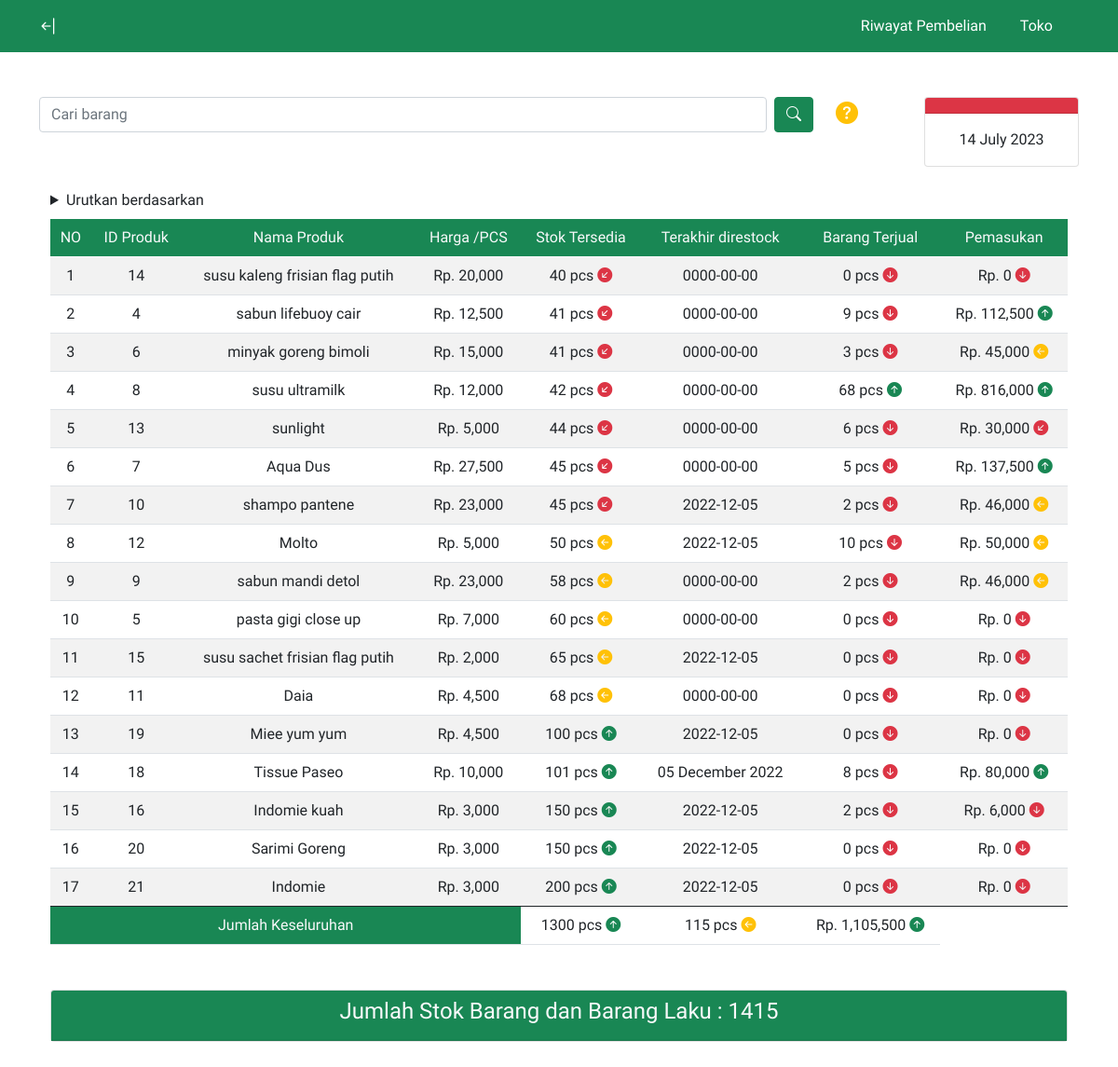
The app's page /toko.php with its own data.
### tables this page shows
CREATE TABLE `produk` (
  `id_produk` int(11) NOT NULL,
  `nama_produk` varchar(255) NOT NULL,
  `harga` int(100) NOT NULL,
  `stok` int(11) NOT NULL,
  `terakhir_direstok` varchar(50) NOT NULL,
  `barang_terjual` int(11) NOT NULL,
  `deskripsi` text NOT NULL,
  `foto` varchar(255) NOT NULL
);

### toko.php (the view, shortened to what this page needs)
<?php
include "koneksi.php";
include "header2.php";
?>
<div class="container mt-5">
    <div class="row mb-4 justify-content-center">
        <div class="col-md-9">
            <form class="d-flex ms-auto" action="" method="POST">
                <input class="form-control me-2" type="search" name="keyword" placeholder="Cari barang" aria-label="Search" autofocus>
                <button class="btn btn-success" type="submit" name="cari"><i class="bi bi-search"></i></button>
            </form>
        </div>
        <div class="col-md-1">
    <a data-bs-toggle="offcanvas" data-bs-target="#offcanvasWithBothOptions" aria-controls="offcanvasWithBothOptions" class="tombol-tanya text-warning fs-4" style="cursor:pointer;"><i class="bi bi-question-circle-fill"></i></a>
        </div>
        <div class="col-md-2">
            <?php
            $tanggal = date("d F Y");
            ?>
            <div class="card">
                <div class="card-header bg-danger"></div>
                <div class="card-body text-center">
                    <div class=""><?php echo $tanggal ?></div>
                </div>
            </div>
        </div>
    </div>
    <div class="container mt-2 mb-2">
        <details>
            <summary>Urutkan berdasarkan</summary>
        </details>
    </div>
    <div class="container">
        <table class="table text-center table-striped table-hover">
            <thead class="bg-success text-light">
                <tr>
                    <td>NO</td>
                    <td>ID Produk</td>
                    <td>Nama Produk</td>
                    <td>Harga /PCS</td>
                    <td>Stok Tersedia</td>
                    <td>Terakhir direstock</td>
                    <td>Barang Terjual</td>
                    <td>Pemasukan</td>
                </tr>
            </thead>
            <tbody>
                <?php
                $query = mysqli_query($conn, "SELECT * FROM produk ORDER BY stok ASC");
                $no = 0;
                while($data=mysqli_fetch_array($query)) {
                     $jum = mysqli_query($conn, "SELECT SUM(stok) AS stok FROM produk");
                     $tot = mysqli_fetch_array($jum);
                     $kes = $tot['stok'];
                    $id_produk = $data['id_produk'];
                    $jumlah_tr = mysqli_query($conn, "SELECT SUM(jumlah) AS jumlah_tr FROM transaksi WHERE id_produk='$id_produk'");
                    $total_tr = mysqli_fetch_array($jumlah_tr);
                    $jumlah_br = mysqli_query($conn, "SELECT SUM(jumlah) AS jumlah_br FROM barang WHERE id_produk='$id_produk'");
                    $total_br = mysqli_fetch_array($jumlah_br);
                    $total_br = $total_br['jumlah_br'];
                    $total_tr = $total_tr['jumlah_tr'];
                    $final = $total_br + $total_tr;
                    $jumlah_total = mysqli_query($conn, "SELECT SUM(jumlah) AS jumlah_total1 FROM transaksi");
                    $total_keseluruhan_a = mysqli_fetch_array($jumlah_total);
                    $jumlah_total = mysqli_query($conn, "SELECT SUM(jumlah) AS jumlah_total2 FROM barang");
                    $total_keseluruhan_b = mysqli_fetch_array($jumlah_total);
                    $final_ks = $total_keseluruhan_a['jumlah_total1'] + $total_keseluruhan_b['jumlah_total2'];
                    $jumlah2 = mysqli_query($conn, "SELECT SUM(total) AS total FROM transaksi WHERE id_produk='$id_produk'");
                    $jumlah3 = mysqli_query($conn, "SELECT SUM(total) AS totall FROM barang WHERE id_produk='$id_produk'");
                    $total2 = mysqli_fetch_array($jumlah2);
                    $total3 = mysqli_fetch_array($jumlah3);
                    $total_akhir = $total2['total'] + $total3['totall'];
                    $jumlah_total2 = mysqli_query($conn, "SELECT SUM(total_kes) AS pemasukan FROM transaksi");
                    $total_keseluruhan2 = mysqli_fetch_array($jumlah_total2);
                    $keseluruhan2 = $total_keseluruhan2['pemasukan'];
                    $no++
                ?>
                <tr>
                    <td><?php echo $no ?></td>
                    <td><?php echo $data['id_produk'] ?></td>
                    <td><?php echo $data['nama_produk'] ?></td>
                    <td>Rp. <?php echo number_format($data['harga']) ?></td>
                    <td><?php echo $data['stok'] ?> pcs
                    <?php
                    if($data['stok'] >= 100) {
                        ?> <a href="#" class="text-success"><i class="bi bi-arrow-up-circle-fill"></i></a> <?php
                    } else if ($data['stok'] >= 75) {
                        ?> <a href="#" class="text-success"><i class="bi bi-arrow-up-left-circle-fill"></i></a> <?php
                    } else if ($data['stok'] >= 50) {
                        ?> <a href="#" class="text-warning"><i class="bi bi-arrow-left-circle-fill"></i></a> <?php
                    } else if ($data['stok'] >= 25) {
                        ?> <a href="#" class="text-danger"><i class="bi bi-arrow-down-left-circle-fill"></i></a> <?php
                    } else {
                        ?> <a href="#" class="text-danger"><i class="bi bi-arrow-down-circle-fill"></i></a> <?php
                    }
                    ?>
                    </td>
                    <td><?php echo $data['terakhir_direstok'] ?></td>
                    <td><?php echo $final ?> pcs
                    <?php
                    if($final >= 50) {
                        ?> <a href="#" class="text-success"><i class="bi bi-arrow-up-circle-fill"></i></a> <?php
                    } else if ($final >= 40) {
                        ?> <a href="#" class="text-success"><i class="bi bi-arrow-up-left-circle-fill"></i></a> <?php
                    } else if ($final >= 30) {
                        ?> <a href="#" class="text-warning"><i class="bi bi-arrow-left-circle-fill"></i></a> <?php
                    } else if ($final >= 20) {
                        ?> <a href="#" class="text-danger"><i class="bi bi-arrow-down-left-circle-fill"></i></a> <?php
                    }else {
                        ?> <a href="#" class="text-danger"><i class="bi bi-arrow-down-circle-fill"></i></a> <?php
                    }
                    ?>
                    </td>
                    <td>Rp. <?php echo number_format($total_akhir) ?>
                    <?php
                     if($total_akhir >= 80000) {
                        ?> <a href="#" class="text-success"><i class="bi bi-arrow-up-circle-fill"></i></a> <?php
                    } else if ($total_akhir >= 60000) {
                        ?> <a href="#" class="text-success"><i class="bi bi-arrow-up-left-circle-fill"></i></a> <?php
                    } else if ($total_akhir >= 40000) {
                        ?> <a href="#" class="text-warning"><i class="bi bi-arrow-left-circle-fill"></i></a> <?php
                    } else if ($total_akhir >= 20000) {
                        ?> <a href="#" class="text-danger"><i class="bi bi-arrow-down-left-circle-fill"></i></a> <?php
                    } else {
                        ?> <a href="#" class="text-danger"><i class="bi bi-arrow-down-circle-fill"></i></a> <?php
                    }
                    ?>
                    </td>
                </tr>
                <?php } ?>
            </tbody>
            <tfoot class="table-striped-columns">
                <tr>
                    <td colspan="4" class="bg-success text-light">Jumlah Keseluruhan</td>
                    <td><?php echo $kes ?> pcs
                    <?php
                    if($kes >= 300) {
                        ?> <a href="#" class="text-success"><i class="bi bi-arrow-up-circle-fill"></i></a> <?php
                    } else if ($kes >= 200) {
                        ?> <a href="#" class="text-success"><i class="bi bi-arrow-up-left-circle-fill"></i></a> <?php
                    } else if ($kes >= 150) {
                        ?> <a href="#" class="text-warning"><i class="bi bi-arrow-left-circle-fill"></i></a> <?php
                    } else if ($kes >= 75) {
                        ?> <a href="#" class="text-danger"><i class="bi bi-arrow-down-left-circle-fill"></i></a> <?php
                    }else {
                        ?> <a href="#" class="text-danger"><i class="bi bi-arrow-down-circle-fill"></i></a> <?php
                    }
                    ?>
                    </td>
                    <td><?php echo $final_ks ?> pcs
                    <?php
                    if($final_ks >= 160) {
                        ?> <a href="#" class="text-success"><i class="bi bi-arrow-up-circle-fill"></i></a> <?php
                    } else if ($final_ks >= 120) {
                        ?> <a href="#" class="text-success"><i class="bi bi-arrow-up-left-circle-fill"></i></a> <?php
                    } else if ($final_ks >= 80) {
                        ?> <a href="#" class="text-warning"><i class="bi bi-arrow-left-circle-fill"></i></a> <?php
                    } else if ($final_ks >= 40) {
                        ?> <a href="#" class="text-danger"><i class="bi bi-arrow-down-left-circle-fill"></i></a> <?php
                    } else {
                        ?> <a href="#" class="text-danger"><i class="bi bi-arrow-down-circle-fill"></i></a> <?php
                    }
                    ?>
                    </td>
                    <td>Rp. <?php echo number_format($keseluruhan2) ?>
                    <?php
                    if($keseluruhan2 >= 200000) {
                        ?> <a href="#" class="text-success"><i class="bi bi-arrow-up-circle-fill"></i></a> <?php
                    } else if ($keseluruhan2 >= 150000) {
                        ?> <a href="#" class="text-success"><i class="bi bi-arrow-up-left-circle-fill"></i></a> <?php
                    } else if ($keseluruhan2 >= 100000) {
                        ?> <a href="#" class="text-warning"><i class="bi bi-arrow-left-circle-fill"></i></a> <?php
                    } else if ($keseluruhan2 >= 50000) {
                        ?> <a href="#" class="text-danger"><i class="bi bi-arrow-down-left-circle-fill"></i></a> <?php
                    } else {
                        ?> <a href="#" class="text-danger"><i class="bi bi-arrow-down-circle-fill"></i></a> <?php
                    }
                    ?>
                    </td>
                </tr>
            </tfoot>
        </table>
    </div>
<div class="container mt-5 mb-5">
    <div class="card mb-4">
            <div class="card-header text-light text-center bg-success">
                <?php
                $total_semua = $final_ks + $kes;
                ?>
                <h4>Jumlah Stok Barang dan Barang Laku : <?php echo $total_semua ?></h4>
            </div>
    </div>
</div>
<?php
include "footer.php";
?>

### header2.php (shortened to what this page needs)
<!doctype html>
<html lang="en">
  <head>
    <link href="https://cdn.jsdelivr.net/npm/bootstrap@5.0.2/dist/css/bootstrap.min.css" rel="stylesheet">
    <link rel="stylesheet" href="https://cdn.jsdelivr.net/npm/bootstrap-icons@1.9.1/font/bootstrap-icons.css">
    <link rel="stylesheet" href="assets/style/style_n.css">
  </head>
  <body>
  <nav class="navbar navbar-expand-lg navbar-dark bg-success">
  <div class="container">
    <a class="navbar-brand" href="home.php"><i class="bi bi-arrow-bar-left"></i></a>
    <div class="collapse navbar-collapse" id="navbarNav">
      <ul class="navbar-nav ms-auto">
        <li class="nav-item">
          <a class="nav-link active" aria-current="page" href="transaksi.php">Riwayat Pembelian</a>
        </li>
        <li class="nav-item">
          <a class="nav-link active" href="toko.php">Toko</a>
        </li>
      </ul>
    </div>
  </div>
</nav>

### footer.php (shortened to what this page needs)
  </body>
</html>

### assets/style/style_n.css (style rules this page uses)
body { font-family: "Patrick Hand", cursive; }
nav a { cursor: pointer; }
nav ul li { padding-right: 20px; }
.card { cursor: pointer; }

### records on screen
produk: id_produk "14", nama_produk "susu kaleng frisian flag putih", harga "20,000", stok "40", terakhir_direstok "0000-00-00", final "0", total_akhir "0"
produk: id_produk "4", nama_produk "sabun lifebuoy cair", harga "12,500", stok "41", terakhir_direstok "0000-00-00", final "9", total_akhir "112,500"
produk: id_produk "6", nama_produk "minyak goreng bimoli", harga "15,000", stok "41", terakhir_direstok "0000-00-00", final "3", total_akhir "45,000"
produk: id_produk "8", nama_produk "susu ultramilk", harga "12,000", stok "42", terakhir_direstok "0000-00-00", final "68", total_akhir "816,000"
produk: id_produk "13", nama_produk "sunlight", harga "5,000", stok "44", terakhir_direstok "0000-00-00", final "6", total_akhir "30,000"
produk: id_produk "7", nama_produk "Aqua Dus", harga "27,500", stok "45", terakhir_direstok "0000-00-00", final "5", total_akhir "137,500"
produk: id_produk "10", nama_produk "shampo pantene", harga "23,000", stok "45", terakhir_direstok "2022-12-05", final "2", total_akhir "46,000"
produk: id_produk "12", nama_produk "Molto", harga "5,000", stok "50", terakhir_direstok "2022-12-05", final "10", total_akhir "50,000"
produk: id_produk "9", nama_produk "sabun mandi detol", harga "23,000", stok "58", terakhir_direstok "0000-00-00", final "2", total_akhir "46,000"
produk: id_produk "5", nama_produk "pasta gigi close up", harga "7,000", stok "60", terakhir_direstok "0000-00-00", final "0", total_akhir "0"
produk: id_produk "15", nama_produk "susu sachet frisian flag putih", harga "2,000", stok "65", terakhir_direstok "2022-12-05", final "0", total_akhir "0"
produk: id_produk "11", nama_produk "Daia", harga "4,500", stok "68", terakhir_direstok "0000-00-00", final "0", total_akhir "0"
produk: id_produk "19", nama_produk "Miee yum yum", harga "4,500", stok "100", terakhir_direstok "2022-12-05", final "0", total_akhir "0"
produk: id_produk "18", nama_produk "Tissue Paseo", harga "10,000", stok "101", terakhir_direstok "05 December 2022", final "8", total_akhir "80,000"
produk: id_produk "16", nama_produk "Indomie kuah", harga "3,000", stok "150", terakhir_direstok "2022-12-05", final "2", total_akhir "6,000"
produk: id_produk "20", nama_produk "Sarimi Goreng", harga "3,000", stok "150", terakhir_direstok "2022-12-05", final "0", total_akhir "0"
produk: id_produk "21", nama_produk "Indomie", harga "3,000", stok "200", terakhir_direstok "2022-12-05", final "0", total_akhir "0"

### other values on screen
$kes "1300"
$final_ks "115"
$keseluruhan2 "1,105,500"
$total_semua "1415"
